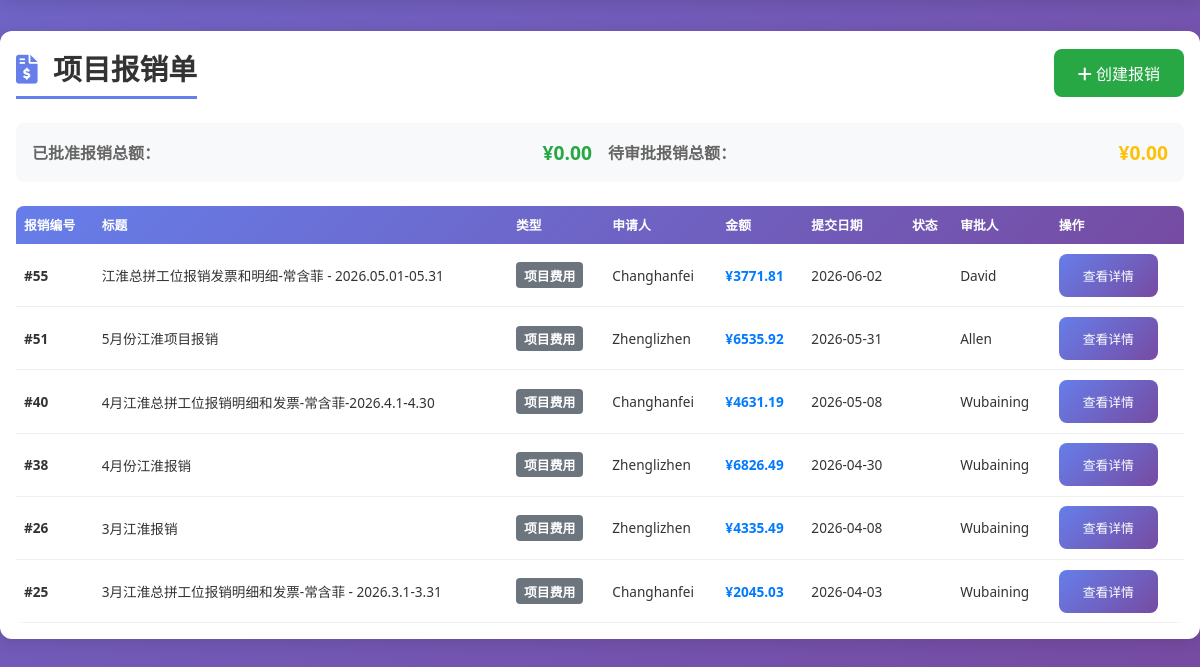
The page /projects/31 (signed in, lower part) on the database as committed earlier.
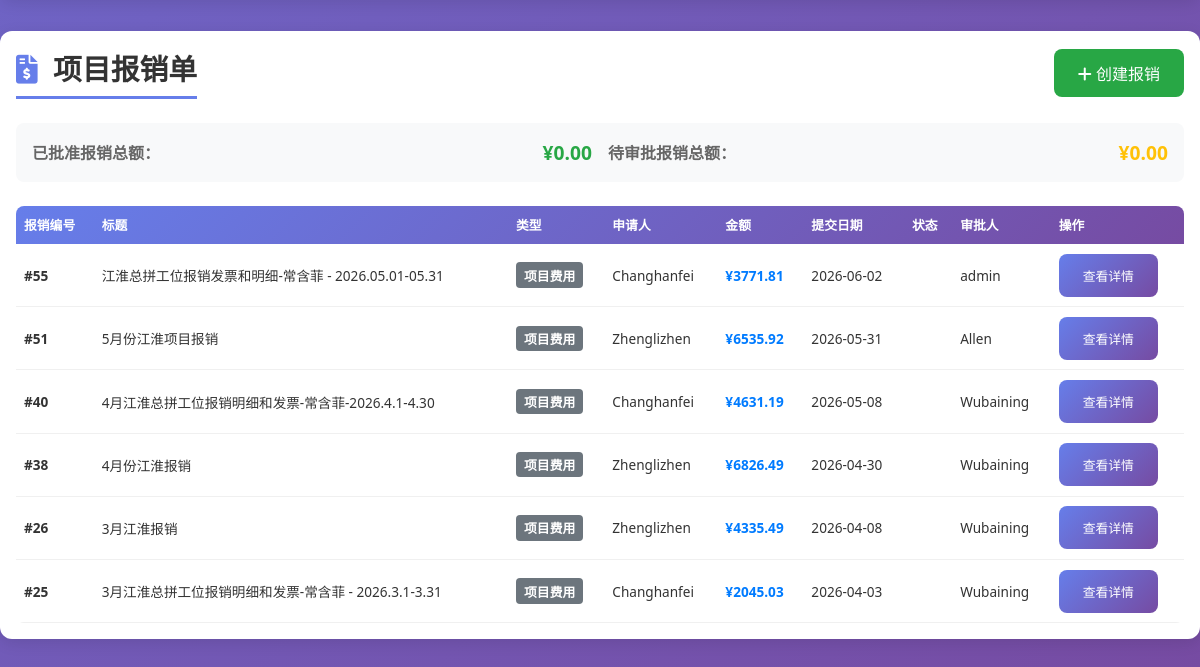
The same page on the database as committed later.
### models.py (models this page shows, shortened)
class Expense(db.Model):
    __tablename__ = "expenses"
    id = db.Column(db.Integer, primary_key=True, autoincrement=True)
    user_id = db.Column(db.Integer, db.ForeignKey('users.id'), nullable=False)
    project_id = db.Column(db.Integer, db.ForeignKey('projects.id'), nullable=True)  # 可关联项目，也可以是售前费用
    title = db.Column(db.String(200), nullable=False)  # 报销标题
    expense_type = db.Column(db.String(50), nullable=False)  # 费用类型：项目费用、售前费用
    total_amount = db.Column(db.Numeric(10, 2), nullable=False)  # 总金额
    status = db.Column(db.String(20), nullable=False, default='新建')  # 状态：新建、处理中、通过
    submit_date = db.Column(db.DateTime, default=datetime.now)  # 提交日期
    approve_date = db.Column(db.DateTime, nullable=True)  # 审批日期
    approver_id = db.Column(db.Integer, db.ForeignKey('users.id'), nullable=True)  # 审批人
    approve_comment = db.Column(db.Text, nullable=True)  # 审批意见
    description = db.Column(db.Text, nullable=True)  # 报销说明
    created_at = db.Column(db.DateTime, default=datetime.now)
    EXPENSE_TYPE_CHOICES = [
        ('项目费用', '项目费用'),
        ('售前费用', '售前费用'),
        ('其他费用', '其他费用')
    ]
    STATUS_CHOICES = [
        ('新建', '新建'),
        ('处理中', '处理中'),
        ('等待退款', '等待退款'),
        ('退款完成', '退款完成'),
        ('已完成', '已完成')
    ]
    user = db.relationship('User', foreign_keys=[user_id], backref=db.backref('expenses', lazy=True))
    project = db.relationship('Project', backref=db.backref('expenses', lazy=True))
    approver = db.relationship('User', foreign_keys=[approver_id], backref=db.backref('approved_expenses', lazy=True))

class User(UserMixin, db.Model):
    __tablename__ = "users"
    id = db.Column(db.Integer, primary_key=True, autoincrement=True)
    username = db.Column(db.String(80), unique=True, nullable=False)
    password_hash = db.Column(db.String(120), nullable=False)
    role = db.Column(db.String(20), nullable=False)  # 'admin', 'finance', 'developer', 'project_manager'
    created_at = db.Column(db.DateTime, default=datetime.now)
    default_hourly_rate = db.Column(db.Numeric(10, 2), nullable=True)  # 默认工时费用
    ROLE_ADMIN = 'admin'
    ROLE_FINANCE = 'finance'
    ROLE_DEVELOPER = 'developer'
    ROLE_PROJECT_MANAGER = 'project_manager'
    def is_developer(self):
        return self.role == self.ROLE_DEVELOPER
    def is_project_manager(self):
        return self.role == self.ROLE_PROJECT_MANAGER
    def has_full_access(self):
        return self.role in [self.ROLE_ADMIN, self.ROLE_FINANCE]
    def can_view_project(self, project_id):
        if self.has_full_access():
            return True
        if self.is_project_manager():
            assignment = ProjectManagerAssignment.query.filter_by(
                user_id=self.id,
                project_id=project_id
            ).first()
            return assignment is not None
        if self.is_developer():
            assignment = ProjectAssignment.query.filter_by(
                user_id=self.id,
                project_id=project_id
            ).first()
            return assignment is not None
        return False

### app.py (the view, shortened to what this page needs)
@app.route("/projects/<int:project_id>")
@login_required
@check_project_access
def project_detail(project_id):
    project = Project.query.get_or_404(project_id)
    developer_costs = project.get_developer_costs()
    total_dev_cost = project.get_total_development_cost()
    custom_fields = CustomField.query.filter_by(is_active=True).all()
    custom_field_values = {}
    project_expenses = Expense.query.filter_by(project_id=project_id).order_by(Expense.submit_date.desc()).all()
    total_expense_amount = sum(float(expense.total_amount) for expense in project_expenses if expense.status == '已批准')
    pending_expense_amount = sum(float(expense.total_amount) for expense in project_expenses if expense.status == '待审批')
    outsourcing_cost = float(project.outsourcing_cost) if project.outsourcing_cost else 0
    indirect_cost = float(project.indirect_cost) if project.indirect_cost else 0
    total_cost = total_dev_cost + total_expense_amount + outsourcing_cost + indirect_cost
    expense_stats = {
        'total_count': len(project_expenses),
        'approved_count': len([e for e in project_expenses if e.status == '已批准']),
        'pending_count': len([e for e in project_expenses if e.status == '待审批']),
        'rejected_count': len([e for e in project_expenses if e.status == '已拒绝']),
        'total_approved_amount': total_expense_amount,
        'total_pending_amount': pending_expense_amount
    }
    return render_template("project_detail.html",
                         project=project,
                         developer_costs=developer_costs,
                         total_dev_cost=total_dev_cost,
                         total_cost=total_cost,
                         custom_fields=custom_fields,
                         custom_field_values=custom_field_values,
                         project_expenses=project_expenses,
                         expense_stats=expense_stats)

### app.py (called while the page is built)
def check_project_access(f):
    @wraps(f)
    def decorated_function(*args, **kwargs):
        if not current_user.is_authenticated:
            return redirect(url_for('login'))
        project_id = kwargs.get('project_id')
        if project_id and not current_user.can_view_project(project_id):
            flash("权限不足，您无法访问此项目")
            return redirect(url_for('index'))
        return f(*args, **kwargs)
    return decorated_function

@login_manager.user_loader
def load_user(user_id):
    return db.session.get(User, int(user_id))

### models.py (called while the page is built)
    def get_total_logged_hours(self):
        return sum(log.hours for log in self.work_logs)

    def get_progress_percentage(self):
        if not self.estimated_hours:
            return 0
        logged_hours = self.get_total_logged_hours()
        return min(100, (logged_hours / self.estimated_hours) * 100)

    def calculate_remaining_amount(self):
        if self.contract_amount_with_tax and self.payment_received:
            return float(self.contract_amount_with_tax) - float(self.payment_received)
        elif self.contract_amount_with_tax:
            return float(self.contract_amount_with_tax)
        return 0

### templates/project_detail.html (shortened to what this page needs)
{% extends "base.html" %}
{% block content %}
<div class="card" style="margin-top: 2rem;">
    <div style="display: flex; justify-content: space-between; align-items: center; margin-bottom: 1.5rem;">
        <h2 style="margin: 0; color: #333;">
            <i class="fas fa-file-invoice-dollar" style="color: #667eea; margin-right: 0.5rem;"></i>
            项目报销单
        </h2>
        <a href="{{ url_for('expense_create') }}?project_id={{ project.id }}" class="btn btn-success">
            <i class="fas fa-plus"></i> 创建报销
        </a>
    </div>
    <div style="display: grid; grid-template-columns: repeat(auto-fit, minmax(250px, 1fr)); gap: 1rem; margin-bottom: 1.5rem; padding: 1rem; background: #f8f9fa; border-radius: 8px;">
        <div style="display: flex; justify-content: space-between; align-items: center;">
            <span style="font-weight: 600; color: #666;">已批准报销总额：</span>
            <span style="font-size: 1.2rem; font-weight: 700; color: #28a745;">¥{{ "%.2f"|format(expense_stats.total_approved_amount) }}</span>
        </div>
        <div style="display: flex; justify-content: space-between; align-items: center;">
            <span style="font-weight: 600; color: #666;">待审批报销总额：</span>
            <span style="font-size: 1.2rem; font-weight: 700; color: #ffc107;">¥{{ "%.2f"|format(expense_stats.total_pending_amount) }}</span>
        </div>
    </div>
    {% if project_expenses %}
    <div class="table-container">
        <table class="project-table">
            <thead>
                <tr>
                    <th>报销编号</th>
                    <th>标题</th>
                    <th>类型</th>
                    <th>申请人</th>
                    <th>金额</th>
                    <th>提交日期</th>
                    <th>状态</th>
                    <th>审批人</th>
                    <th>操作</th>
                </tr>
            </thead>
            <tbody>
                {% for expense in project_expenses %}
                <tr>
                    <td><strong>#{{ expense.id }}</strong></td>
                    <td>{{ expense.title }}</td>
                    <td>
                        <span class="badge" style="background: #6c757d; color: white; padding: 0.2rem 0.5rem; border-radius: 4px; font-size: 0.8rem;">
                            {{ expense.expense_type }}
                        </span>
                    </td>
                    <td>{{ expense.user.username }}</td>
                    <td><strong style="color: #007bff;">¥{{ "%.2f"|format(expense.total_amount) }}</strong></td>
                    <td>{{ expense.submit_date.strftime('%Y-%m-%d') }}</td>
                    <td>
                    </td>
                    <td>
                        {% if expense.approver %}
                            {{ expense.approver.username }}
                        {% else %}
                            <span style="color: #999;">-</span>
                        {% endif %}
                    </td>
                    <td>
                        <a href="{{ url_for('expense_detail', expense_id=expense.id) }}" class="btn btn-primary" style="font-size: 0.8rem;">查看详情</a>
                    </td>
                </tr>
                {% endfor %}
            </tbody>
        </table>
    </div>
    {% endif %}
</div>
{% endblock %}

Rows that differ between the two databases and show on the page:
changed Expense id 55: approver.username "David" → "admin"
